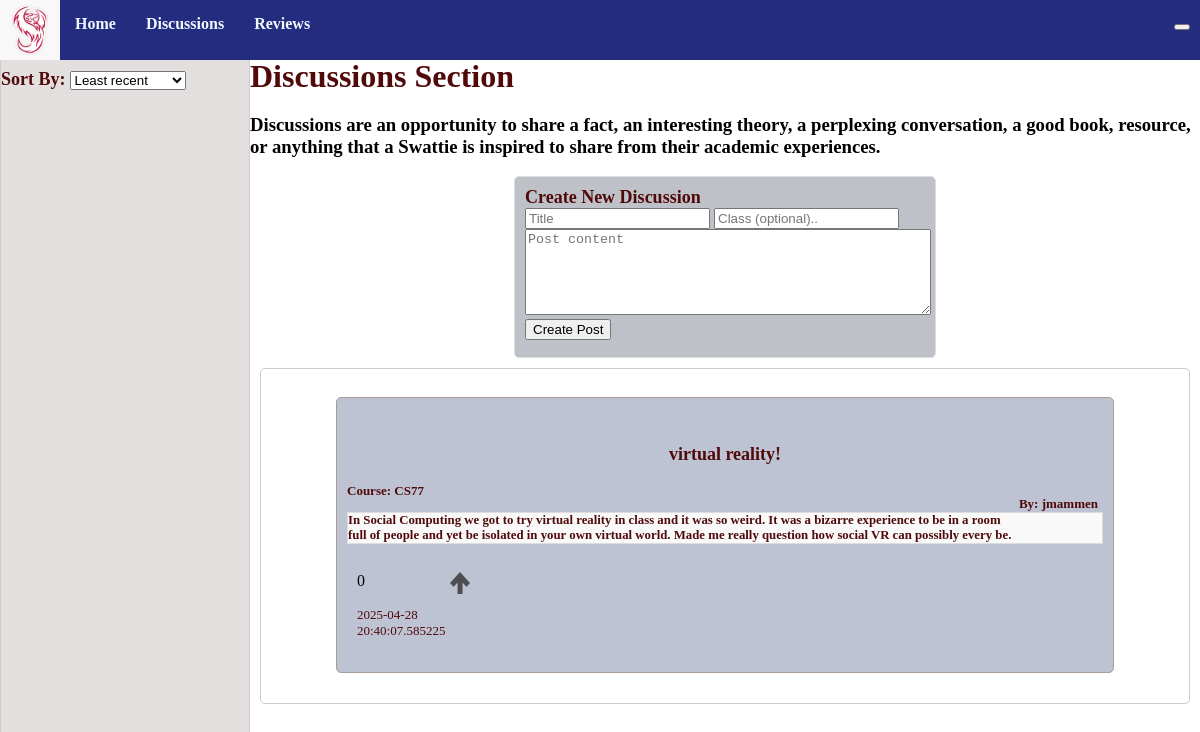
The app's page /discussions1, older data.
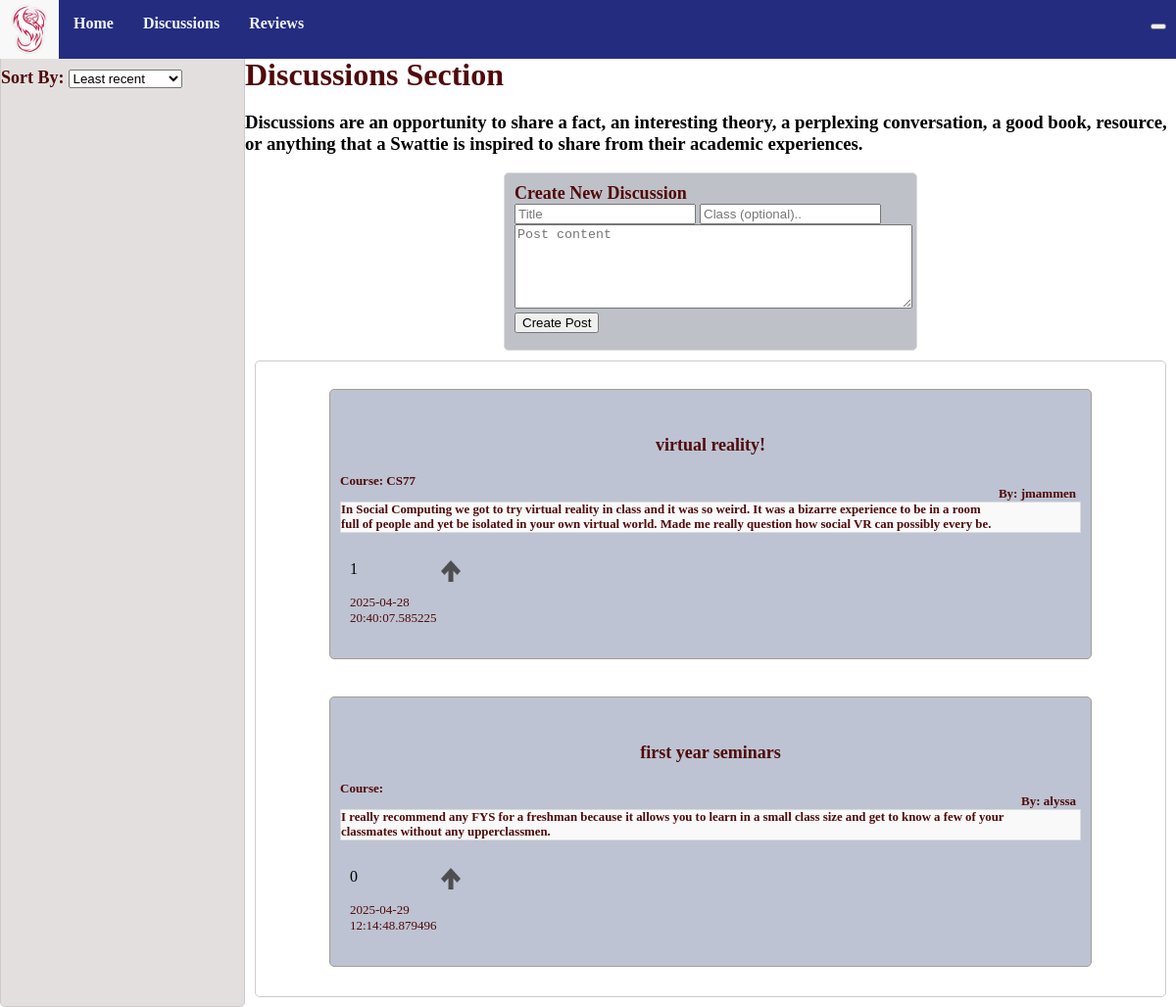
The same page, newer data.
### models.py (models this page shows, shortened)
class Discussion(db.Model):
    id = db.Column(db.Integer, primary_key=True)
    title = db.Column(db.String(255), nullable=False)
    content = db.Column(db.Text, nullable=False)
    created_at = db.Column(db.DateTime, default=db.func.current_timestamp())
    course = db.Column(db.Text)
    author = db.Column(db.Text, nullable=False)
    comments = db.relationship('Comment', backref='discussion', cascade="all, delete-orphan", lazy=True)
    up_votes = db.Column(db.Integer, default = 0)

### app.py (the view)
@app.route('/discussions1', methods=['POST','GET'])
def discussions1():
    discussions=Discussion.query.order_by(Discussion.created_at.asc()).all() #puts the discussions in the least recent to most recent order
    discussions_data=[]
    for discussion in discussions:
        discussions_data.append({
            'id': discussion.id,
            'title': discussion.title,
            'author': discussion.author,
            'created_at': discussion.created_at,
            'content': discussion.content,
            'course': discussion.course,
            'up_votes': discussion.up_votes,
        })
    return render_template('discussions.html', discussions=discussions_data)

### templates/discussions.html (shortened to what this page needs)
{% extends "base.html" %}
{%block head%}
{{ super() }}
<link rel="stylesheet" href="{{ url_for('static', filename='styles/base.css') }}">
{% endblock %}
{%block content %}
<div class="container">
    <div class="sidebar">
        <br>
        <p1 style="text-align:center;">Sort By:</p1>
        <div class="dropdown">
            <select name="order_by" id="order_by" onchange="filterby(this)">
                <option value="1">Least recent</option>
            </select>
        </div>
    </div>
    <div class="space">
        <br>
        <p2>Discussions Section</p2>
        <h3>Discussions are an opportunity to share a fact, an interesting theory, a perplexing conversation, a good book, resource, or anything that a Swattie is inspired to share from their academic experiences. </h3>
        <div class="add_post">
            <p1>Create New Discussion</p1>
            <form id="form">
                <input type="text" id="title" placeholder="Title" required maxlength="50">
                <input type="text" id="course" placeholder="Class (optional).." required maxlength="50">
                <textarea id="new_content" placeholder="Post content" required></textarea>
                <button id="submitDiscussion">Create Post</button>
            </form>
        </div>
        <div class="list-group">
            {% for discussion in discussions %}
            <a href="{{ url_for('dis_posts', discussion_id=discussion.id) }}" class="list-group-item">
                <div class="whereithappens">
                    <div id="header">
                        <p id="title">{{discussion.title}}</p>
                        <p id="author">By: {{discussion.author}}</p>
                        <p id="course">Course: {{discussion.course}}</p>
                    </div>
                    <p id="content">{{discussion.content}}</p>
            </a>
            <div id="information" class="info list-group-item">
                <div id="{{discussion.id}}number">{{discussion.up_votes}}</div>
                <img width="20" height="20" id="{{discussion.id}}" onclick="upvote(this)" src="{{url_for('static',
                                    filename='/images/upvote.png')}}" class="upvote" /><img />
                <p id="disc_created_at">{{discussion.created_at}}</p>
            </div>
        </div>
        {% endfor %}
    </div>
</div>
{%endblock%}

### templates/base.html (shortened to what this page needs)
<!DOCTYPE html>
<html lang="en">
{%block head%}
<head>
    <link rel="stylesheet" href="{{ url_for('static', filename='styles/base.css') }}">
</head>
{%endblock%}
<body>
    <nav class="navbar">
        <div class="nav div">
            <div class="logo">
                <img src="{{ url_for('static', filename='phoenix.jpg') }}">
            </div>
            <ul id="navigation">
                <li>
                    <a href="{{ url_for('home') }}">Home</a>
                </li>
                <li>
                    <a href="{{ url_for('discussions') }}">Discussions</a>
                </li>
                <li>
                    <a href="{{ url_for('reviews') }}">Reviews</a>
                </li>
                <li class="settings">
                    <div class="dropdown">
                        <button class="dropdownbtn">{{session.username}}</button>
                    </div>
                </li>
            </ul>
        </div>
    </nav>
    {%block content%}
    {%endblock%}
</body>
</html>

### static/styles/base.css (style rules this page uses)
body { margin: 0; padding: 0; }
p { font-size: 0.8em; }
.navbar { font-family:montserrat; font-weight: bold; background-color: rgb(162, 113, 111); position: fixed; top: 0px; width: 100%; height: 60px; }
.navbar ul { list-style-type: none; background-color: rgb(36, 44, 128); padding: 0px; margin: 0px; height: 60px; }
.navbar a { color: aliceblue; text-decoration: none; padding: 15px; display: block; text-align: center; height: 60px; }
.navbar li { float: left; }
.logo { float: left; }
.logo img { height: 60px; width: 60px; }
.navbar ul .settings { float: right; padding-right: 10px; padding-top: 15px; font-size: small; }
p1 { color: rgb(80, 10, 10); font-weight: bold; font-size: large; }
p2 { color: rgb(80, 10, 10); font-weight: bold; font-size: xx-large; text-align: center; }
a { color: rgb(80, 10, 10); font-weight: bold; font-size: medium; text-decoration: none; }
.container { font-family:montserrat; display: grid; grid-template-columns: 250px 1fr; height: 100vh; }
.sidebar { background: #e4dfdf; border: 1px solid #ccc; border-radius: 5px; padding-top: 50px; }
.space { padding-top: 40px; }
.add_post { height: 20vh; width: 50vh; background-color: #bfc1c8; margin: auto; padding: 10px; border: 1px solid #ddd; border-radius: 5px; }
.list-group { background-color: #ffffff; border: 1px solid #ccc; padding: 10px; padding-left: 75px; padding-right: 75px; margin: 10px; border-radius: 5px; }
.list-group-item { padding: 10px; margin: 10px; }
.whereithappens { padding: 10px; background-color: #bdc3d2; border: 1px solid #a89c94; margin-bottom: 20px; border-radius: 5px; font-family:montserrat; }
#content { border: 1px solid #ddd; margin: auto; background-color: #f9f9f9; }
#new_content { width: 50vh; height:10vh; }
#header #title { color: rgb(80, 10, 10); font-weight: bolder; font-size: large; text-align: center; }
#header #author { color: rgb(80, 10, 10); font-weight: bold; font-size: small; margin-right: 5px; position: relative; float: right; }
#header #course { color: rgb(80, 10, 10); font-size: small; }
#information { display: grid; grid-template-columns: repeat(3, auto); padding: 5px; margin: 5px; }
#information p { font-size: small; }
#information #disc_created_at { color: rgb(80, 10, 10); float: right; margin-right: 5px; }
.dropdown { position: relative; display: inline-block; }
.upvote { width: 20px; height: 22px; z-index: 50; }
.info { width: 100px; }

Row changes from the older to the newer data that the page shows:
changed Discussion "virtual reality!": up_votes "0" → "1"
added Discussion: title "first year seminars", author "alyssa", content "I really recommend any FYS for a freshman because it allows you to learn in a small class size and get to know a few of your classmates without any upperclassmen.", up_votes "0", created_at "2025-04-29 12:14:48.879496"
